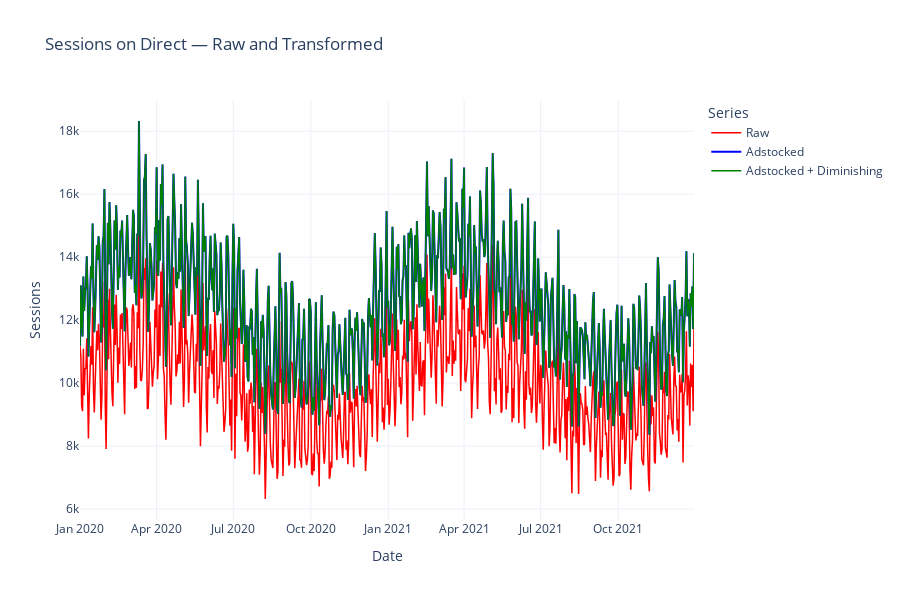

The code cell stored with this chart in its notebook:
### Code cell
# For an impressions channel
plot_channel_transforms(df_dimissing, channel="Direct", figsize=(900, 600))

### Figure 1 — Plotly figure (JSON) as saved in the notebook; plotly's stock layout.template omitted (floating-point values rounded to 4 significant figures; data arrays with more than 128 entries replaced by an {"elided": "..."} marker saying what was removed)
{"data": [{"line": {"color": "red", "width": 1.5}, "mode": "lines", "name": "Raw", "type": "scatter", "x": {"elided": "730 str values"}, "y": {"elided": "730 float values"}}, {"line": {"color": "blue", "width": 2}, "mode": "lines", "name": "Adstocked", "type": "scatter", "x": {"elided": "730 str values"}, "y": {"elided": "730 float values"}}, {"line": {"color": "green", "width": 1.5}, "mode": "lines", "name": "Adstocked + Diminishing", "type": "scatter", "x": {"elided": "730 str values"}, "y": {"elided": "730 float values"}}], "layout": {"height": 600, "hovermode": "x unified", "legend": {"title": {"text": "Series"}, "x": 1.02, "xanchor": "left", "y": 1, "yanchor": "top"}, "title": {"text": "Sessions on Direct — Raw and Transformed"}, "width": 900, "xaxis": {"title": {"text": "Date"}}, "yaxis": {"title": {"text": "Sessions"}}}}
